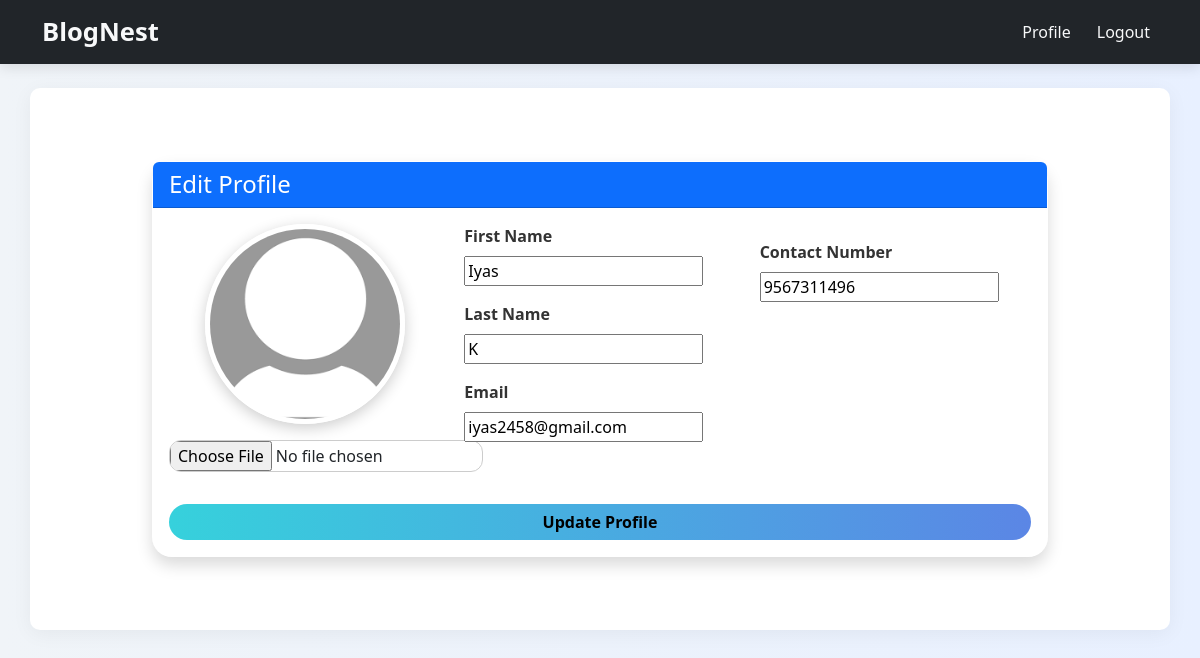
The page /profile/edit/ (signed in) on the database its author committed.
### users/models.py (models this page shows, shortened)
class CustomUser(AbstractUser):
    contact_number = models.CharField(max_length=15, blank=True, null=True)
    profile_pic = models.ImageField(
        upload_to='profile_pics/',
        null=True,
        blank=True,
        validators=[FileExtensionValidator(allowed_extensions=['jpg', 'jpeg', 'png'])]
    )

### users/views.py (the view)
# urls.py: path('profile/edit/', user_views.profile_edit, name='profile_edit'),
@login_required
def profile_edit(request):
    if request.method == 'POST':
        form = CustomUserChangeForm(
            request.POST,
            request.FILES,
            instance=request.user
        )
        if form.is_valid():
            user = form.save(commit=False)
            if 'profile_pic' in request.FILES:
                if user.profile_pic:
                    user.profile_pic.delete()
                user.profile_pic = request.FILES['profile_pic']
            user.save(update_fields=[
                'username', 'email', 'first_name', 'last_name',
                'profile_pic', 'contact_number'
            ])
            update_session_auth_hash(request, user)
            return redirect('post_list')
        else:
            print("Form errors:", form.errors)  # Debug form validation
    else:
        form = CustomUserChangeForm(instance=request.user)
    return render(request, 'users/profile_edit.html', {'form': form})

### users/forms.py
class CustomUserChangeForm(UserChangeForm):
    class Meta:
        model = CustomUser
        fields = ('username', 'email', 'first_name', 'last_name',
                 'profile_pic', 'contact_number')
    def __init__(self, *args, **kwargs):
        super().__init__(*args, **kwargs)
        self.fields['username'].required = True
        self.fields['email'].required = True

### templates/users/profile_edit.html (shortened to what this page needs)
{% extends 'base.html' %}
{% load static %}
{% block content %}
<div class="row justify-content-center py-5">
    <div class="col-md-10">
        <div class="card shadow glass">
            <div class="card-header bg-primary text-white rounded-top">
                <h4 class="mb-0">Edit Profile</h4>
            </div>
            <div class="card-body">
                <form method="post" enctype="multipart/form-data">
                    <div class="row">
                        <div class="col-md-4 text-center">
                            <div class="mb-3">
                                {% if user.profile_pic %}
                                    <img src="{{ user.profile_pic.url }}"
                                         class="profile-image mb-3"
                                         alt="Profile Picture">
                                {% else %}
                                    <img src="{% static 'images/default-profile.png' %}"
                                         class="profile-image mb-3"
                                         alt="Default Profile">
                                {% endif %}
                                <div class="form-group">
                                    <input type="file" name="profile_pic"
                                           class="form-control-file"
                                           id="id_profile_pic"
                                           accept="image/*">
                                </div>
                            </div>
                        </div>
                        <div class="col-md-8">
                            <div class="row">
                                <div class="col-md-6">
                                    <div class="mb-3">
                                        <label class="form-label">First Name</label>
                                        {{ form.first_name }}
                                    </div>
                                    <div class="mb-3">
                                        <label class="form-label">Last Name</label>
                                        {{ form.last_name }}
                                    </div>
                                    <div class="mb-3">
                                        <label class="form-label">Email</label>
                                        {{ form.email }}
                                    </div>
                                </div>
                                <div class="col-md-6">
                                    <div class="mb-3">
                                        <label class="form-label">Contact Number</label>
                                        {{ form.contact_number }}
                                    </div>
                                </div>
                            </div>
                        </div>
                    </div>
                    <button type="submit" class="btn btn-info w-100 mt-3">Update Profile</button>
                </form>
            </div>
        </div>
    </div>
</div>
{% endblock %}

### templates/base.html (style rules this page uses)
body { font-family: 'Segoe UI', sans-serif; background: linear-gradient(to right, #f0f4f8, #e8f0ff); margin: 0; padding: 0; }

### templates/users/profile_edit.html (style rules this page uses)
.glass { background: rgba(255, 255, 255, 0.2); backdrop-filter: blur(10px); border-radius: 20px; border: 1px solid rgba(255, 255, 255, 0.2); box-shadow: 0 8px 32px 0 rgba(31, 38, 135, 0.2); transition: all 0.3s ease-in-out; }
.profile-image { width: 200px; height: 200px; object-fit: cover; border-radius: 50%; border: 5px solid #fff; box-shadow: 0 4px 15px rgba(0, 0, 0, 0.2); transition: transform 0.4s ease; }
.form-label { font-weight: 600; color: #333; }
.form-control, .form-control-file { border-radius: 12px; border: 1px solid #ccc; transition: box-shadow 0.3s ease-in-out; }
.btn-info { background: linear-gradient(to right, #36d1dc, #5b86e5); border: none; border-radius: 25px; font-weight: bold; transition: background 0.3s ease-in-out; }

### rows shown on the page
CustomUser: first_name "Iyas", last_name "K", email "iyas2458@gmail.com", contact_number "9567311496"
